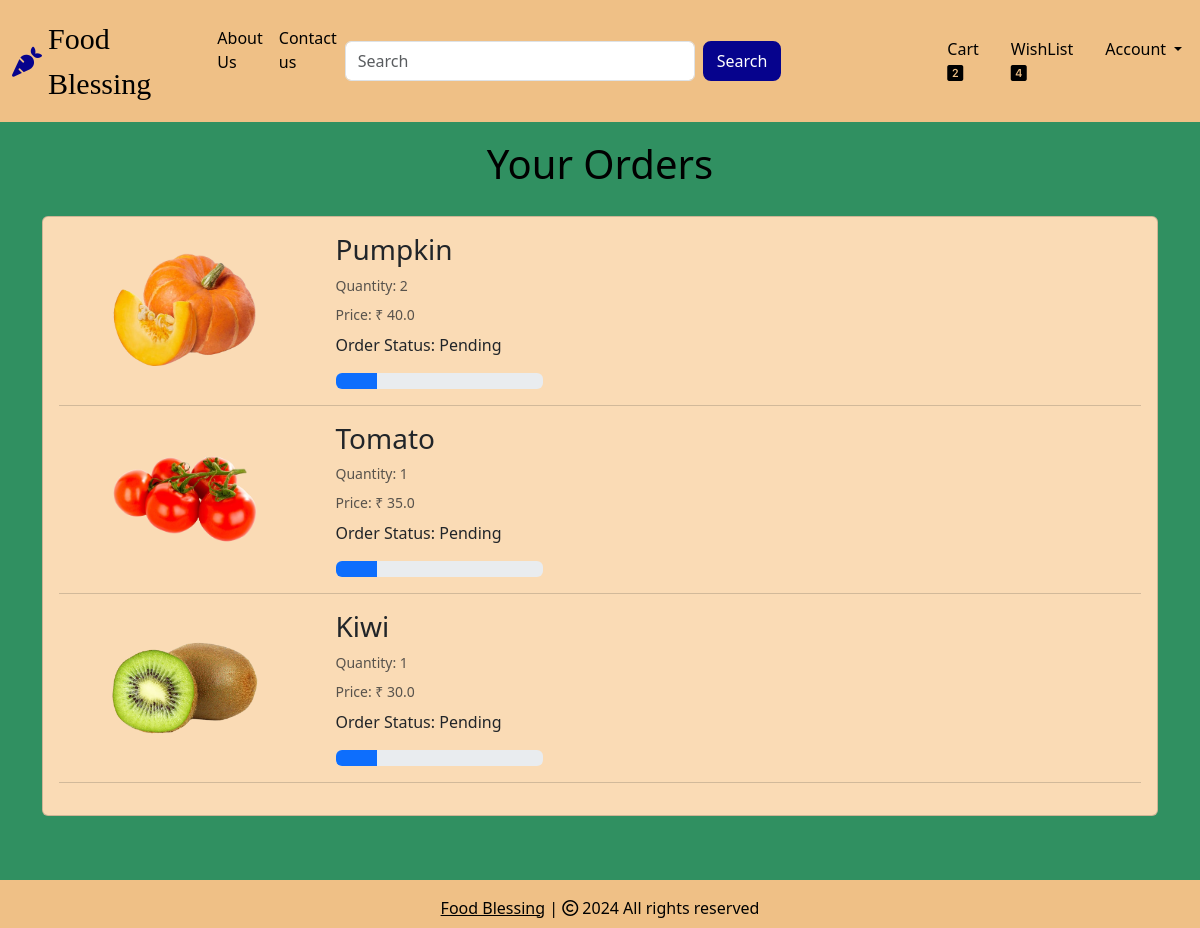
/orders (signed in), run on the app's committed database.
### website/models.py (models this page shows, shortened)
class Order(db.Model):
    id = db.Column(db.Integer, primary_key=True)
    quantity = db.Column(db.Integer, nullable=False)
    price = db.Column(db.Float, nullable=False)
    status = db.Column(db.String(100), nullable=False)
    payment_id = db.Column(db.String(1000), nullable=False)
    customer_link = db.Column(db.Integer, db.ForeignKey('customer.id'), nullable=False)
    product_link = db.Column(db.Integer, db.ForeignKey('product.id'), nullable=False)

class Product(db.Model):
    id = db.Column(db.Integer, primary_key=True)
    product_name = db.Column(db.String(100), nullable=False)
    current_price = db.Column(db.Float, nullable=False)
    previous_price = db.Column(db.Float, nullable=False)
    in_stock = db.Column(db.Integer, nullable=False)
    unit_of_measurement = db.Column(db.String(20))  # unit
    small_unit_of_measurement = db.Column(db.String(20)) #small
    product_picture = db.Column(db.String(1000), nullable=False)
    flash_sale = db.Column(db.Boolean, default=False)
    date_added = db.Column(db.DateTime, default=datetime.utcnow)
    carts = db.relationship('Cart', backref=db.backref('product', lazy=True))
    orders = db.relationship('Order', backref=db.backref('product', lazy=True))
    wishlist_items = db.relationship('Wishlist', backref=db.backref('product', lazy=True))

### website/views.py (the view)
@views.route('/orders')
@login_required
def order():
    orders = Order.query.filter_by(customer_link=current_user.id).all()
    return render_template('orders.html', orders=orders, cart=Cart.query.filter_by(customer_link=current_user.id).all()
                           if current_user.is_authenticated else [], wishlist=Wishlist.query.filter_by(customer_link=current_user.id).all()
                           if current_user.is_authenticated else [])

### website/__init__.py (called while the page is built)
def create_app():
    app = Flask(__name__)
    app.config['SECRET_KEY'] = 'hbnwdvbn ajnbsjn ahe'
    app.config['SQLALCHEMY_DATABASE_URI'] = f'sqlite:///{DB_NAME}'
    db.init_app(app)
    @app.errorhandler(404)
    def page_not_found(error):
        return render_template('404.html')
    login_manager = LoginManager()
    login_manager.init_app(app)
    login_manager.login_view = 'auth.login'
    @login_manager.user_loader
    def load_user(id):
        return Customer.query.get(int(id))
    from .views import views
    from .auth import auth
    from .admin import admin
    from .models import Customer, Cart, Product, Order
    app.register_blueprint(views, url_prefix='/')
    app.register_blueprint(auth, url_prefix='/')
    app.register_blueprint(admin, url_prefix='/')
    return app

### website/templates/orders.html (shortened to what this page needs)
{% extends 'base.html' %}
{% block body %}
<div class="container my-5">
    <div class="row">
        {% if orders %}
        <h1 class="text-center mb-5" style="color: rgb(0, 0, 0); margin-top: -30px;"> Your Orders</h1>
        <div class="col-sm-13">
            <div class="card" style="background-color: rgb(250, 219, 181); margin-top: -20px;">
                <div class="card-body">
                    {% for item in orders %}
                    <div class="row">
                        <div class="col-sm-3 text-center align-self-center">
                            <img src="{{ item.product.product_picture }}" alt="" class="img-fluid" height="150px" width="150px" >
                        </div>
                        <div class="col-sm-7">
                            <h3>{{ item.product.product_name }}</h3>
                            <p class="mb-2 text-muted small">Quantity: {{ item.quantity }}</p>
                            <p class="mb-2 text-muted small">Price: ₹ {{ item.price }}</p>
                            <div class="col-sm-4">
                                <p>Order Status: {{ item.status }}</p>
                                {% if item.status == 'Pending' %}
                                <div class="progress">
                                    <div class="progress-bar" role="progressbar" style="width: 20%;"  aria-valuenow="20" aria-valuemin="0" aria-valuemax="100"></div>
                                </div>
                                {% elif item.status == 'Accepted' %}
                                <div class="progress">
                                    <div class="progress-bar bg-info" role="progressbar" style="width: 40%;"  aria-valuenow="40" aria-valuemin="0" aria-valuemax="100"></div>
                                </div>
                                {% elif item.status == 'Out for delivery' %}
                                <div class="progress">
                                    <div class="progress-bar bg-warning" role="progressbar" style="width: 70%;"  aria-valuenow="70" aria-valuemin="0" aria-valuemax="100"></div>
                                </div>
                                {% elif item.status == 'Delivered' %}
                                <div class="progress">
                                    <div class="progress-bar bg-success" role="progressbar" style="width: 100%;"  aria-valuenow="100" aria-valuemin="0" aria-valuemax="100"></div>
                                </div>
                                {% elif item.status == 'Canceled' %}
                                <div class="progress">
                                    <div class="progress-bar bg-danger" role="progressbar" style="width: 100%;"  aria-valuenow="100" aria-valuemin="0" aria-valuemax="100"></div>
                                </div>
                                {% endif %}
                            </div>
                        </div>
                    </div>
                    <hr class="text-muted">
                    {% endfor %}
                </div>
            </div>
        </div>
        {% else %}
        <h1 class="text-center mb-5" style="color: rgb(0, 0, 0);">You have no Orders</h1>
        {% endif %}
    </div>
</div>
{% endblock %}

### data on the page
Order: product.product_picture (picture), product.product_name "Pumpkin", quantity "2", price "40.0", status "Pending"
Order: product.product_picture (picture), product.product_name "Tomato", quantity "1", price "35.0", status "Pending"
Order: product.product_picture (picture), product.product_name "Kiwi", quantity "1", price "30.0", status "Pending"
